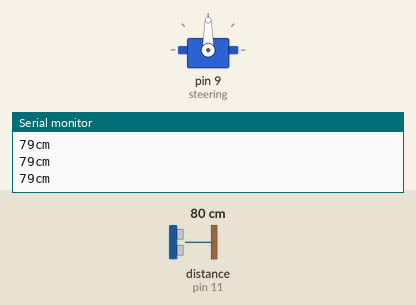
Simulated run of this sketch. Board: Arduino Uno, built with avr-gcc and run on an emulated ATmega328P. Shown: servo, the last lines printed to the serial monitor. Wiring (inferred from the names in the program): ultrasonic range finder: trigger pin 10; echo pin 11. Inputs (shaded band) come from the test bench; at power-on: distance to the obstacle (sensor on pin 11) 80 cm. The echo pulse lasts 58.3 µs per cm.

Above: at 1.2 s.
1.3 s: distance to the obstacle (sensor on pin 11) set to 33 cm
3.5 s: distance to the obstacle (sensor on pin 11) set to 29 cm
At 5.3 s:
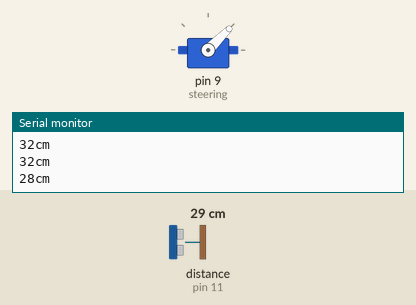
6.5 s: distance to the obstacle (sensor on pin 11) set to 35 cm
8.1 s: distance to the obstacle (sensor on pin 11) set to 2 cm
At 9.7 s:
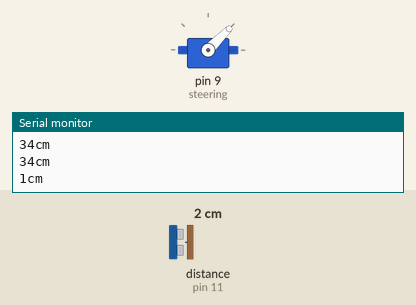
Timing chart, 0 to 12.1 s (numbered marks = the images above; inputs shaded):
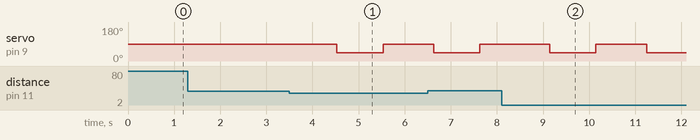

The sketch:

Sensor_Servo_Motor.ino
```cpp
#include <Servo.h>  // servo library
Servo steering;  // servo control object

int trigPin = 10;
int echoPin = 11;
long duration, cm;

void setup() {
  steering.attach(9);
  pinMode(trigPin, OUTPUT);
  pinMode(echoPin, INPUT);
  Serial.begin (9600);
}

void loop()
{
  digitalWrite(trigPin, LOW);
  delayMicroseconds(1);
  digitalWrite(trigPin, HIGH);
  delayMicroseconds(10);
  digitalWrite(trigPin, LOW);

  pinMode(echoPin, INPUT);

  duration = pulseIn(echoPin, HIGH);

  cm = (duration/2) / 29.1;

  Serial.print(cm);
  Serial.print("cm");
  Serial.println();

  if(cm <= 30)
  {
    steering.write(90);
    //reverse
    delay(1000);
    steering.write(45);
    //forward
    delay(1000);
    steering.write(90);
  }
  if(cm > 30)
  {
    steering.write(90);
    //forward
  }
  delay(100);
}
```

Measured:
- the behaviour switches between 32 and 31 cm on distance to the obstacle (sensor on pin 11) (found by bisection; images 0 and 1)
- after the input at 3.5 s, servo on pin 9 (steering): 90° → 45° after 1.0 s, → 90° 1.0 s later
- after the input at 8.1 s, servo on pin 9 (steering): 90° → 45° after 1.0 s, → 90° 1.0 s later, → 45° 1.1 s later
